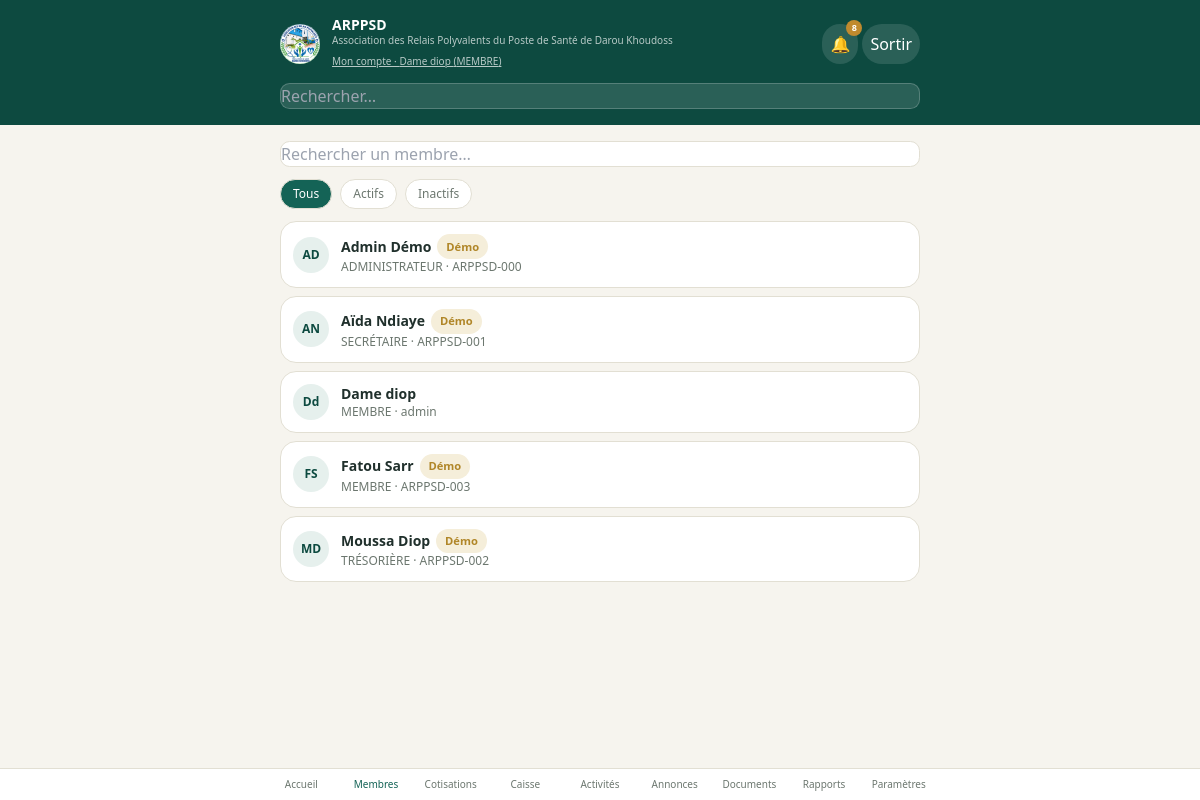
The app's page /membres (signed in) with its own data.
### tables this page shows
CREATE TABLE setting (
    key TEXT PRIMARY KEY,
    value TEXT
);

CREATE TABLE member (
    id TEXT PRIMARY KEY,
    first_name TEXT NOT NULL,
    last_name TEXT NOT NULL,
    phone TEXT, address TEXT, fonction TEXT DEFAULT 'MEMBRE',
    member_code TEXT, join_date TEXT, status TEXT DEFAULT 'actif',
    notes TEXT, is_demo INTEGER DEFAULT 0, password_hash TEXT
);

### app.py (the view)
@app.route("/membres")
@login_required
def members():
    q = request.args.get("q", "").strip().lower()
    status_filter = request.args.get("status", "tous")
    members_list = db.get_members(status_filter)
    if q:
        members_list = [m for m in members_list if q in f"{m.first_name} {m.last_name} {m.member_code}".lower()]
    statuses = {m.id: compute_member_status(m) for m in members_list}
    return render_template("members.html", members=members_list, statuses=statuses,
                            q=q, status_filter=status_filter, roles=ROLES)

### app.py (called while the page is built)
@app.after_request
def backup_db_after_write(response):
    if request.method == "POST" and response.status_code < 400 and gdrive.is_configured():
        try:
            gdrive.backup_db_file(db.DB_PATH)
        except Exception:
            pass
    return response

def get_permissions():
    return db.get_setting("permissions", DEFAULT_PERMISSIONS)

def current_user():
    uid = session.get("user_id")
    if not uid:
        return None
    m = db.get_member(uid)
    if not m or m.status != "actif":
        session.clear()
        return None
    return {"id": m.id, "name": m.full_name, "role": m.fonction}

def current_perms():
    user = current_user()
    if not user:
        return {}
    return get_permissions().get(user["role"], {})

def login_required(fn):
    @wraps(fn)
    def wrapper(*args, **kwargs):
        if not current_user():
            return redirect(url_for("login"))
        return fn(*args, **kwargs)
    return wrapper

def compute_member_status(member, year=None):
    year = year or date.today().year
    current_month = date.today().month
    join_year = member.join_date.year if member.join_date else year
    start_month = member.join_date.month if (member.join_date and join_year == year) else 1
    expected = max(current_month - start_month + 1, 0) if join_year <= year else 0
    paid = db.count_contributions_for_member(member.id, year)
    if expected == 0:
        return "à jour"
    if paid >= expected:
        return "à jour"
    if paid > 0:
        return "partiel"
    return "retard"

@app.context_processor
def inject_globals():
    user = current_user()
    unread = db.count_unread_notifications(user["id"], user["role"]) if user else 0
    return dict(
        current_user=user,
        perms=current_perms(),
        org_name=db.get_setting("org_name", "Association des Relais Polyvalents du Poste de Santé de Darou Khoudoss"),
        org_acronym=db.get_setting("org_acronym", "ARPPSD"),
        MONTHS_FR=MONTHS_FR,
        unread_notifications=unread,
    )

### db.py (called while the page is built)
def get_db():
    if "db" not in g:
        g.db = sqlite3.connect(DB_PATH)
        g.db.row_factory = sqlite3.Row
        g.db.execute("PRAGMA foreign_keys = ON")
    return g.db

def _parse_date(value):
    if not value:
        return None
    return datetime.strptime(value, "%Y-%m-%d").date()

def get_member(member_id):
    db = get_db()
    return row_to_member(db.execute("SELECT * FROM member WHERE id = ?", (member_id,)).fetchone())

### templates/members.html (shortened to what this page needs)
{% extends "base.html" %}
{% set active_nav = "members" %}
{% block content %}
<div class="space-y-3">
  <form method="GET" class="flex gap-2">
    <input type="text" name="q" value="{{ q }}" placeholder="Rechercher un membre…" class="flex-1">
  </form>
  <div class="flex gap-2">
    {% for s, label in [('tous','Tous'), ('actif','Actifs'), ('inactif','Inactifs')] %}
      <a href="{{ url_for('members', q=q, status=s) }}" class="px-3 py-1.5 rounded-full text-xs font-medium"
         style="background: {{ 'var(--primary)' if status_filter==s else '#fff' }}; color: {{ '#fff' if status_filter==s else 'var(--muted)' }}; border:1px solid var(--border);">
        {{ label }}
      </a>
    {% endfor %}
  </div>
  {% if not members %}
    <div class="text-center py-10">
      <p class="text-sm" style="color:var(--muted)">Aucun membre trouvé.</p>
    </div>
  {% else %}
    <div class="space-y-2">
      {% for m in members %}
      <a href="{{ url_for('member_detail', mid=m.id) }}" class="card flex items-center justify-between !p-3">
        <div class="flex items-center gap-3">
          <div class="w-9 h-9 rounded-full flex items-center justify-center text-xs font-bold flex-shrink-0" style="background:var(--primary-light); color:var(--primary-dark);">
            {{ m.first_name[0] }}{{ m.last_name[0] }}
          </div>
          <div>
            <div class="text-sm font-semibold flex items-center gap-1.5">
              {{ m.first_name }} {{ m.last_name }}
              {% if m.is_demo %}<span class="badge badge-warning">Démo</span>{% endif %}
            </div>
            <div class="text-xs" style="color:var(--muted)">{{ m.fonction }} · {{ m.member_code }}</div>
          </div>
        </div>
      </a>
      {% endfor %}
    </div>
  {% endif %}
</div>
{% endblock %}

### templates/base.html (shortened to what this page needs)
<!DOCTYPE html>
<html lang="fr">
<head>
  <script src="https://cdn.tailwindcss.com"></script>
</head>
<body class="min-h-screen flex flex-col">
  {% if current_user %}
  <div style="background: var(--primary-dark);" class="text-white">
    <div class="max-w-2xl mx-auto px-4 pt-4 pb-3 flex items-center justify-between">
      <div class="flex items-center gap-3">
        <img src="{{ url_for('static', filename='logo.jpg') }}" alt="Logo {{ org_acronym }}"
             class="w-10 h-10 rounded-full object-cover flex-shrink-0">
        <div>
          <div class="font-bold text-sm leading-tight">{{ org_acronym }}</div>
          <div class="text-[10px] opacity-70 leading-snug">{{ org_name }}</div>
          <a href="{{ url_for('my_account') }}" class="text-[10px] underline opacity-70">Mon compte · {{ current_user.name }} ({{ current_user.role }})</a>
        </div>
      </div>
      <div class="flex items-center gap-1 flex-shrink-0">
        <a href="{{ url_for('notifications') }}" class="p-2 rounded-full relative" style="background: rgba(255,255,255,.12);" aria-label="Notifications">
          🔔
          {% if unread_notifications %}
          <span class="absolute -top-1 -right-1 text-[9px] font-bold rounded-full w-4 h-4 flex items-center justify-center"
                style="background: var(--accent); color:#fff;">{{ unread_notifications if unread_notifications < 10 else '9+' }}</span>
          {% endif %}
        </a>
        <a href="{{ url_for('logout') }}" class="p-2 rounded-full" style="background: rgba(255,255,255,.12);">Sortir</a>
      </div>
    </div>
    <div class="max-w-2xl mx-auto px-4 pb-4">
      <form method="GET" action="{{ url_for('search') }}">
        <input name="q" placeholder="Rechercher…" value="{{ request.args.get('q', '') }}"
               style="background: rgba(255,255,255,.12); border:1px solid rgba(255,255,255,.2); color:#fff;">
      </form>
    </div>
  </div>
  {% endif %}
  <div class="flex-1 w-full max-w-2xl mx-auto px-4 pt-4 {% if current_user %}pb-28{% endif %}">
    {% block content %}{% endblock %}
  </div>
  {% if current_user %}
  <nav class="fixed bottom-0 left-0 right-0 flex" style="background: var(--surface); border-top:1px solid var(--border);">
    <div class="flex mx-auto max-w-2xl w-full overflow-x-auto">
      {% set nav_items = [
        ('dashboard', 'Accueil', url_for('dashboard')),
        ('members', 'Membres', url_for('members')),
        ('contributions', 'Cotisations', url_for('contributions')),
        ('caisse', 'Caisse', url_for('caisse')),
        ('activities', 'Activités', url_for('activities')),
        ('announcements', 'Annonces', url_for('announcements')),
        ('documents', 'Documents', url_for('documents')),
        ('reports', 'Rapports', url_for('reports')),
        ('settings', 'Paramètres', url_for('settings_view')),
      ] %}
      {% for key, label, href in nav_items %}
        <a href="{{ href }}" class="navlink flex flex-col items-center justify-center gap-0.5 py-2 flex-1 min-w-[64px] text-[10px] font-medium {% if active_nav == key %}active{% endif %}">
          {{ label }}
        </a>
      {% endfor %}
    </div>
  </nav>
  {% endif %}
</body>
</html>

### templates/base.html (style rules this page uses)
:root { --bg:#F6F4EE; --surface:#FFFFFF; --primary:#146356; --primary-dark:#0D4A40; --primary-light:#E6F0ED; --accent:#C08A2E; --accent-light:#F5EBD8; --ink:#20302C; --muted:#6C776F; --border:#E2DFD3; --danger:#B14A3D; --danger-light:#F7E9E6; --success:#2E7D53; --success-light:#E5F2EA; --warning:#B08628; --warning-light:#F5EEDA; }
body { background: var(--bg); color: var(--ink); font-family: ui-sans-serif, system-ui, sans-serif; }
.card { background: var(--surface); border: 1px solid var(--border); border-radius: 1rem; padding: 1rem; }
.badge { display:inline-flex; align-items:center; padding:.15rem .55rem; border-radius:9999px; font-size:.7rem; font-weight:600; }
.badge-warning { background: var(--warning-light); color: var(--warning); }
input, select, textarea { width:100%; padding:.6rem .75rem; border-radius:.6rem; border:1px solid var(--border); background:#fff; font-size:.875rem; }
.navlink.active { color: var(--primary) !important; }
.navlink { color: var(--muted); }

### records on screen
setting: value "ARPPSD"
setting: value "Association des Relais Polyvalents du Poste de Santé de Darou Khoudoss"
member: role "MEMBRE", first_name "D", last_name "d", first_name "Dame", last_name "diop", fonction "MEMBRE", member_code "admin"
member: first_name "A", last_name "D", first_name "Admin", last_name "Démo", is_demo "Démo", fonction "ADMINISTRATEUR", member_code "ARPPSD-000"
member: first_name "A", last_name "N", first_name "Aïda", last_name "Ndiaye", is_demo "Démo", fonction "SECRÉTAIRE", member_code "ARPPSD-001"
member: first_name "F", last_name "S", first_name "Fatou", last_name "Sarr", is_demo "Démo", fonction "MEMBRE", member_code "ARPPSD-003"
member: first_name "M", last_name "D", first_name "Moussa", last_name "Diop", is_demo "Démo", fonction "TRÉSORIÈRE", member_code "ARPPSD-002"

### other values on screen
{{ current_user.name }} "Dame diop"
{{ unread_notifications if unread_notifications < 10 else '9+' }} "8"
{{ label }} "Tous" "Actifs" "Inactifs"
{{ label }} "Accueil" "Membres" "Cotisations" "Caisse" "Activités" "Annonces" "Documents" "Rapports" "Paramètres"
